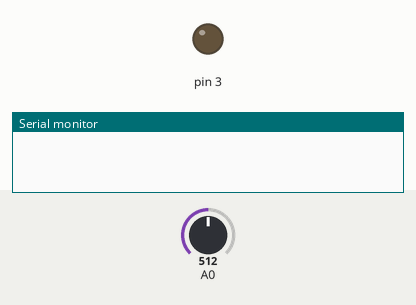
This sketch was run on a simulated Arduino Uno, built with avr-gcc and run on an emulated ATmega328P. On the bench: output pins drawn as LEDs (lit = HIGH), the last lines printed to the serial monitor. The test bench sets the inputs (shaded band); at power-on: A0 = 512.

Above: at 0.1 s.
At 5.2 s:
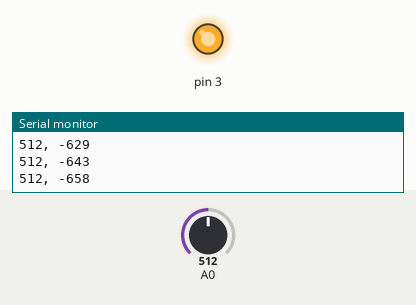
Timing chart, 0 to 6.7 s (numbered marks = the images above):
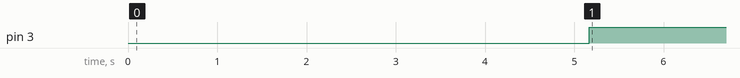

Measured:
- by itself, pin 3: LOW → HIGH at 5.2 s

The sketch:

Controller.ino
```cpp
#include<avr/io.h>
#include<avr/interrupt.h>

int n=0;
int ref = 51;
double medida;
double u[3] = {0,0,0};
double e[3] = {0,0,0};
int y[400];
int controle[400];
int flag=0;

void setup()
{
  Serial.begin(115200);
  pinMode(A0, INPUT);

  analogWrite(3,0);
  delay(5000);

  cli(); //stop interrupts
  TCCR1A = 0;// clear register
  TCCR1B = 0;// clear register
  TCNT1  = 0;//reset counter
  OCR1A  = 6599; //must be <65536
  //compare match register = [ 16,000,000Hz/ (prescaler * desired interrupt frequency) ] - 1
  TCCR1B |= (1 << WGM12); //CTC On
  // Set prescaler for 1
  TCCR1B |= (0 << CS12) | (0 << CS11) | (1 << CS10);
  // enable timer compare interrupt
  TIMSK1 |= (1 << OCIE1A);

  TCCR2A = TCCR2A & B11111000 | B00000001;
  TCCR2B = TCCR2B & B11111000 | B00000001;

  sei(); //allow interrupts
}

ISR(TIMER1_COMPA_vect)
{
  if(flag==0)
  {
    if((n<400))
    {
      y[n] = analogRead(A0);
      medida = y[n];
      medida = medida*255/1023;

      e[0] = e[1];
      e[1] = e[2];
      e[2] = ref - medida;

      u[0] = u[1];
      u[1] = u[2];

     //Controller equation
     u[2] = 0.4*u[1] + 0.6*u[0]+  2*e[2] - 0.7994*e[0] -0.8997*e[1] ;

      controle[n] = u[2];
      // Quantization fix
      if(controle[n]>255){
      controle[n]=255;
      }
      analogWrite(3,controle[n]);
      n++;
    }
    else
    {
      flag=1;
    }
  }
}

void loop()
{
  if(flag==1)
  {
    for(int x=0;x<400;x++)
    {
      Serial.print(y[x]);
      Serial.print(", ");
      Serial.println(controle[x]);
    }
    flag=2;
    n=0;
  }
  //other operations
}
```
